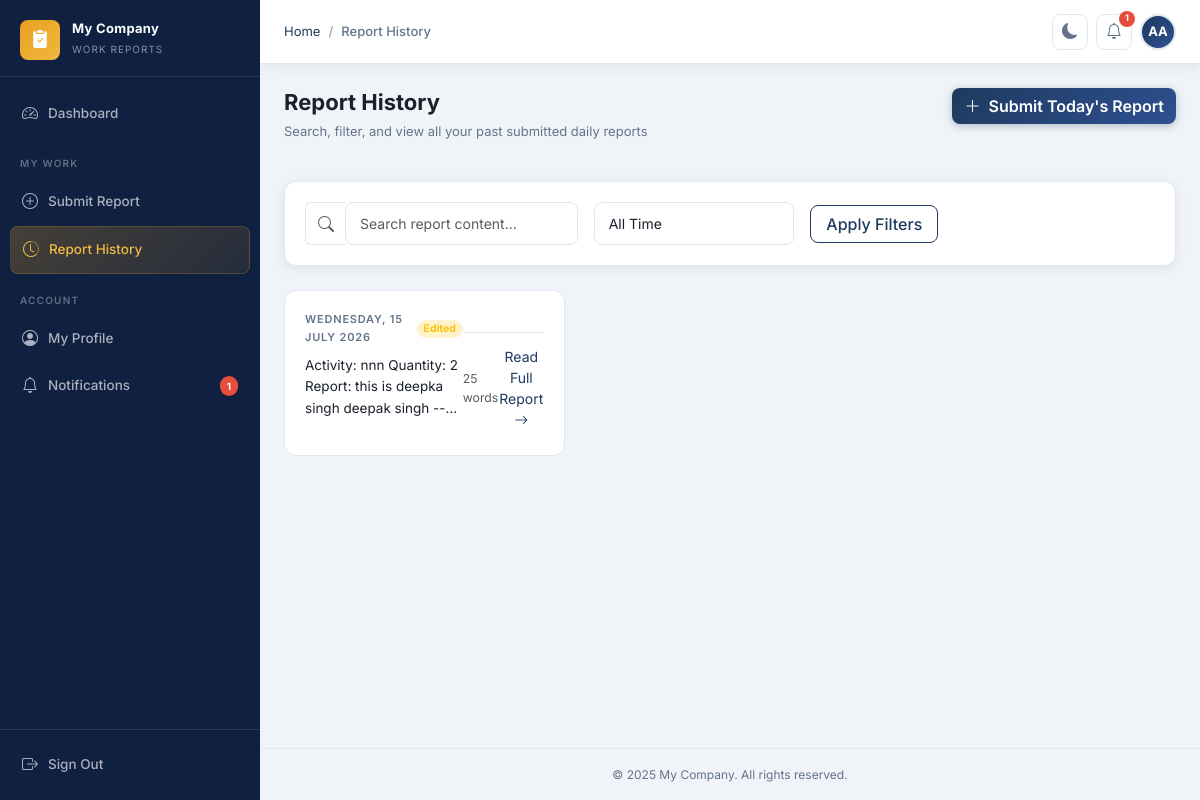
/reports/history/ (signed in), run on the app's committed database.
### apps/core/models.py (models this page shows, shortened)
class CompanySettings(models.Model):
    company_name = models.CharField(max_length=200, default='My Company')
    company_logo = models.ImageField(upload_to='company/', null=True, blank=True)
    timezone = models.CharField(max_length=100, default='Asia/Kolkata')
    date_format = models.CharField(
        max_length=30,
        default='%d %B %Y',
        help_text='Python strftime format string',
    )
    submission_deadline = models.TimeField(
        default='23:59',
        help_text='Daily report submission deadline (HH:MM)',
    )
    footer_text = models.CharField(
        max_length=300,
        default='© 2025 My Company. All rights reserved.',
    )
    theme = models.CharField(
        max_length=10,
        choices=[('light', 'Light'), ('dark', 'Dark')],
        default='light',
    )
    updated_at = models.DateTimeField(auto_now=True)
    class Meta:
        verbose_name = 'Company Settings'
        verbose_name_plural = 'Company Settings'
    @classmethod
    def get_settings(cls) -> 'CompanySettings':
        obj, _ = cls.objects.get_or_create(pk=1)
        return obj

### apps/reports/models.py (models this page shows, shortened)
class DailyReport(models.Model):
    employee = models.ForeignKey(
        'employees.EmployeeProfile',
        on_delete=models.CASCADE,
        related_name='daily_reports',
    )
    date = models.DateField(default=timezone.localdate)
    report_text = models.TextField(blank=True)
    word_count = models.PositiveIntegerField(default=0, editable=False)
    is_edited = models.BooleanField(default=False)
    created_at = models.DateTimeField(auto_now_add=True)
    updated_at = models.DateTimeField(auto_now=True)
    class Meta:
        ordering = ['-date', '-created_at']
        unique_together = [('employee', 'date')]
        verbose_name = 'Daily Report'
        verbose_name_plural = 'Daily Reports'

### apps/reports/views.py (the view)
# urls.py: path('history/', views.ReportHistoryView.as_view(), name='report_history'),
class ReportHistoryView(EmployeeRequiredMixin, ListView):
    model = DailyReport
    template_name = 'reports/report_history.html'
    context_object_name = 'reports'
    paginate_by = 15
    def get_queryset(self):
        try:
            profile = self.request.user.employee_profile
        except EmployeeProfile.DoesNotExist:
            return DailyReport.objects.none()
        qs = DailyReport.objects.filter(employee=profile).order_by('-date')
        form = ReportFilterForm(self.request.GET)
        if form.is_valid():
            qs = apply_date_filter(
                qs,
                form.cleaned_data.get('date_range', ''),
                form.cleaned_data.get('date_from'),
                form.cleaned_data.get('date_to'),
            )
            keyword = form.cleaned_data.get('keyword', '')
            if keyword:
                qs = qs.filter(report_text__icontains=keyword)
        return qs
    def get_context_data(self, **kwargs):
        ctx = super().get_context_data(**kwargs)
        ctx['filter_form'] = ReportFilterForm(self.request.GET or None)
        try:
            profile = self.request.user.employee_profile
            ctx['total_reports'] = DailyReport.objects.filter(employee=profile).count()
            ctx['this_month'] = DailyReport.objects.filter(
                employee=profile, date__year=date.today().year, date__month=date.today().month
            ).count()
        except EmployeeProfile.DoesNotExist:
            pass
        return ctx

### apps/core/context_processors.py (called while the page is built)
def company_settings(request) -> dict:
    settings_obj = CompanySettings.get_settings()
    return {'company_settings': settings_obj}

### apps/core/mixins.py (called while the page is built)
    def dispatch(self, request, *args, **kwargs):
        if not request.user.is_authenticated:
            return self.handle_no_permission()
        return super().dispatch(request, *args, **kwargs)

### apps/notifications/context_processors.py (called while the page is built)
def notifications_count(request) -> dict:
    if request.user.is_authenticated:
        count = request.user.notifications.filter(is_read=False).count()
    else:
        count = 0
    return {'unread_notifications_count': count}

### templates/reports/report_history.html (shortened to what this page needs)
{% extends 'base.html' %}
{% block breadcrumb %}
  <li class="breadcrumb-item"><a href="{% url 'dashboard:index' %}">Home</a></li>
  <li class="breadcrumb-item active" aria-current="page">Report History</li>
{% endblock %}
{% block content %}
<div class="page-header">
  <div>
    <h1 class="page-title">Report History</h1>
    <p class="page-subtitle">Search, filter, and view all your past submitted daily reports</p>
  </div>
  <div>
    <a href="{% url 'reports:report_submit' %}" class="btn btn-primary">
      <i class="bi bi-plus-lg me-1"></i> Submit Today's Report
    </a>
  </div>
</div>
<div class="card border-0 rounded-custom shadow-sm mb-4 bg-surface">
  <div class="card-body py-3">
    <form method="get" class="row g-3 align-items-center">
      <div class="col-md-4">
        <div class="input-group">
          <span class="input-group-text bg-transparent border-end-0 border-custom text-muted"><i class="bi bi-search"></i></span>
          <input type="text" name="keyword" value="{{ request.GET.keyword }}" class="form-control border-start-0" placeholder="Search report content...">
        </div>
      </div>
      <div class="col-md-3">
        <select name="date_range" id="id_filter_range" class="form-select">
          <option value="">All Time</option>
        </select>
      </div>
      <div class="col-md-2">
        <button type="submit" class="btn btn-outline-primary w-100">Apply Filters</button>
      </div>
    </form>
  </div>
</div>
<div class="row g-4">
  {% if reports %}
    {% for r in reports %}
      <div class="col-md-6 col-lg-4">
        <div class="report-card h-100 d-flex flex-direction-column justify-content-between">
          <div>
            <div class="d-flex justify-content-between align-items-center mb-2">
              <span class="report-date">{{ r.date|date:"l, d F Y" }}</span>
              {% if r.is_edited %}
                <span class="badge rounded-pill bg-warning-subtle text-warning small">Edited</span>
              {% endif %}
            </div>
            <p class="report-preview mb-3">{{ r.report_text|truncatechars:200 }}</p>
          </div>
          <div class="d-flex justify-content-between align-items-center border-top pt-2 border-custom mt-auto">
            <span class="text-muted small">{{ r.word_count }} words</span>
            <a href="{% url 'reports:report_detail' r.pk %}" class="btn btn-link btn-sm text-decoration-none px-0 text-primary-custom">
              Read Full Report <i class="bi bi-arrow-right"></i>
            </a>
          </div>
        </div>
      </div>
    {% endfor %}
  {% endif %}
</div>
{% endblock %}

### templates/base.html (shortened to what this page needs)
{% load static %}
<!DOCTYPE html>
<html lang="en" data-theme="light">
<head>
  <link rel="stylesheet" href="https://cdn.jsdelivr.net/npm/bootstrap@5.3.3/dist/css/bootstrap.min.css" />
  <link rel="stylesheet" href="https://cdn.jsdelivr.net/npm/bootstrap-icons@1.11.3/font/bootstrap-icons.min.css" />
  <link rel="stylesheet" href="{% static 'css/style.css' %}?v=2" />
</head>
<body>
<div class="layout">
  <aside class="sidebar" id="sidebar">
    <a class="sidebar-brand" href="{% url 'dashboard:index' %}">
      <div class="sidebar-brand-icon">
        <i class="bi bi-clipboard2-check-fill"></i>
      </div>
      <div class="sidebar-brand-text">
        <span class="sidebar-brand-name">{{ company_settings.company_name }}</span>
        <span class="sidebar-brand-sub">Work Reports</span>
      </div>
    </a>
    <nav class="sidebar-nav">
      <div class="nav-item">
        <a href="{% url 'dashboard:index' %}" class="nav-link {% if request.resolver_match.namespace == 'dashboard' %}active{% endif %}">
          <i class="bi bi-speedometer2"></i> Dashboard
        </a>
      </div>
      {% if request.user.is_staff %}
      <div class="sidebar-section-label">Reports</div>
      <div class="nav-item">
        <a href="{% url 'reports:admin_report_list' %}" class="nav-link {% if 'reports' in request.path and 'activities' not in request.path %}active{% endif %}">
          <i class="bi bi-file-earmark-text"></i> All Reports
        </a>
      </div>
      <div class="nav-item">
        <a href="{% url 'reports:admin_activity_list' %}" class="nav-link {% if 'activities' in request.path %}active{% endif %}">
          <i class="bi bi-list-task"></i> Activities
        </a>
      </div>
      <div class="nav-item">
        <a href="{% url 'reports:admin_report_list' %}?date_range=today" class="nav-link">
          <i class="bi bi-calendar-check"></i> Today's Reports
        </a>
      </div>
      <div class="sidebar-section-label">Employees</div>
      <div class="nav-item">
        <a href="{% url 'employees:employee_list' %}" class="nav-link {% if 'employees' in request.path and 'departments' not in request.path and 'designations' not in request.path %}active{% endif %}">
          <i class="bi bi-people"></i> All Employees
        </a>
      </div>
      <div class="nav-item">
        <a href="{% url 'employees:employee_add' %}" class="nav-link">
          <i class="bi bi-person-plus"></i> Add Employee
        </a>
      </div>
      <div class="nav-item">
        <a href="{% url 'employees:department_list' %}" class="nav-link {% if 'departments' in request.path %}active{% endif %}">
          <i class="bi bi-building"></i> Departments
        </a>
      </div>
      <div class="nav-item">
        <a href="{% url 'employees:designation_list' %}" class="nav-link {% if 'designations' in request.path %}active{% endif %}">
          <i class="bi bi-award"></i> Designations
        </a>
      </div>
      <div class="sidebar-section-label">System</div>
      <div class="nav-item">
        <a href="{% url 'core:activity_log' %}" class="nav-link {% if 'activity-log' in request.path %}active{% endif %}">
          <i class="bi bi-activity"></i> Activity Log
        </a>
      </div>
      <div class="nav-item">
        <a href="{% url 'core:settings' %}" class="nav-link {% if 'settings' in request.path %}active{% endif %}">
          <i class="bi bi-gear"></i> Settings
        </a>
      </div>
      {% else %}
      <div class="sidebar-section-label">My Work</div>
      <div class="nav-item">
        <a href="{% url 'reports:report_submit' %}" class="nav-link {% if 'submit' in request.path %}active{% endif %}">
          <i class="bi bi-plus-circle"></i> Submit Report
        </a>
      </div>
      <div class="nav-item">
        <a href="{% url 'reports:report_history' %}" class="nav-link {% if 'history' in request.path %}active{% endif %}">
          <i class="bi bi-clock-history"></i> Report History
        </a>
      </div>
      <div class="sidebar-section-label">Account</div>
      <div class="nav-item">
        <a href="{% url 'employees:profile_edit' %}" class="nav-link {% if 'profile' in request.path %}active{% endif %}">
          <i class="bi bi-person-circle"></i> My Profile
        </a>
      </div>
      {% endif %}
      <div class="nav-item">
        <a href="{% url 'notifications:notification_list' %}" class="nav-link {% if 'notifications' in request.path %}active{% endif %}">
          <i class="bi bi-bell"></i> Notifications
          {% if unread_notifications_count > 0 %}
          <span class="nav-badge">{{ unread_notifications_count }}</span>
          {% endif %}
        </a>
      </div>
    </nav>
    <div class="sidebar-footer">
      <form method="post" action="{% url 'accounts:logout' %}" class="nav-item m-0">
        <button type="submit" class="nav-link w-100 border-0 bg-transparent text-start">
          <i class="bi bi-box-arrow-right"></i> Sign Out
        </button>
      </form>
    </div>
  </aside>
  <div class="main-content">
    <header class="topbar">
      <div class="breadcrumb-wrapper">
        <nav aria-label="breadcrumb">
          <ol class="breadcrumb">
            {% block breadcrumb %}{% endblock %}
          </ol>
        </nav>
      </div>
      <div class="topbar-actions">
        <button class="theme-toggle" id="theme-toggle" aria-label="Toggle dark mode">
          <i class="bi bi-moon-fill" id="theme-icon"></i>
        </button>
        <a href="{% url 'notifications:notification_list' %}" class="topbar-btn" title="Notifications">
          <i class="bi bi-bell"></i>
          {% if unread_notifications_count > 0 %}
          <span class="notif-badge" id="notif-badge">{{ unread_notifications_count }}</span>
          {% endif %}
        </a>
        <div class="dropdown">
          <div class="user-avatar" data-bs-toggle="dropdown" aria-expanded="false" id="user-avatar-btn">
            {% if request.user.employee_profile.avatar %}
              <img src="{{ request.user.employee_profile.avatar.url }}" alt="Avatar" />
            {% else %}
              {{ request.user.first_name|first|upper }}{{ request.user.last_name|first|upper }}
            {% endif %}
          </div>
        </div>
      </div>
    </header>
    <div class="toast-container position-fixed top-0 end-0 p-3" style="z-index:9998;">
    </div>
    <main class="page-content">
      {% block content %}{% endblock %}
    </main>
    <footer class="py-3 px-4 text-center" style="border-top:1px solid var(--border);font-size:12px;color:var(--text-muted);">
      {{ company_settings.footer_text }}
    </footer>
  </div>
</div>
</body>
</html>

### data on the page
CompanySettings: company_name "My Company", footer_text "© 2025 My Company. All rights reserved."
DailyReport: date "WEDNESDAY, 15 JULY 2026", is_edited "Edited", report_text "Activity: nnn Quantity: 2 Report: this is deepka singh deepak singh…", word_count "25"

### other printed values
{{ unread_notifications_count }} "1"
{{ request.user.first_name|first|upper }} "A"
{{ request.user.last_name|first|upper }} "A"
